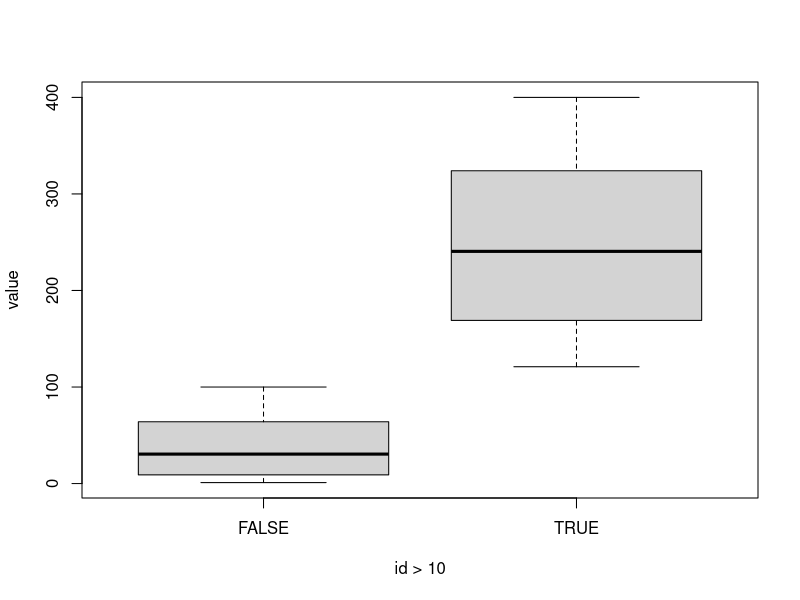

This figure's R source:
## ---- chunk 1
v <- c(1,2,3,4,6)
v[v == 5] 
v[v %in% 4:6]
## ---- chunk 2
df <- data.frame(
  id=1:20,
  value=(1:20) ** 2,
  type=rep(LETTERS[1:5], each=4) 
  )
df
## ---- chunk 3
class(df)
class(df$id) # an integer vector
class(df$value) # an integer vector
class(df$type) # a character vector
class(df[ , 3]) 
## ---- chunk 4
df$type == "A"
df$id[df$type == "A"]
## ---- chunk 5
df[df$type == "A", "id"]
## ---- chunk 6

## ---- chunk 7

## ---- chunk 8

## ---- chunk 9

## ---- chunk 10
df[1:10, ] # cheater... got lucky because they're ordered; this is risky
df[df$id < 11, ]
df[df$id %in% 1:10, ]

df[df$id %in% c(1,3,5,7,9,11,13,15,17,19), ]
df[df$id %% 2 == 1, ] # or more elegantly, find areas where mod 2 is not zero.

df[df$id %% 2 == 1 & df$type %in% c("A", "E"), ]

df[df$id %in% 1:2 | df$type == "E", ]
## ---- chunk 11
t.test(value ~ id > 10, data = df)
## ---- chunk 12
boxplot(value ~ id > 10, data = df)
## ---- chunk 13
var.test(value ~ id > 10, data = df)
## ---- chunk 14
m <- lm(value ~ I(id > 10) + I(type == "A"), data = df)
summary(m)
## ---- chunk 15
t.test(df$value[df$id > 10], df$value[df$id <= 10])
